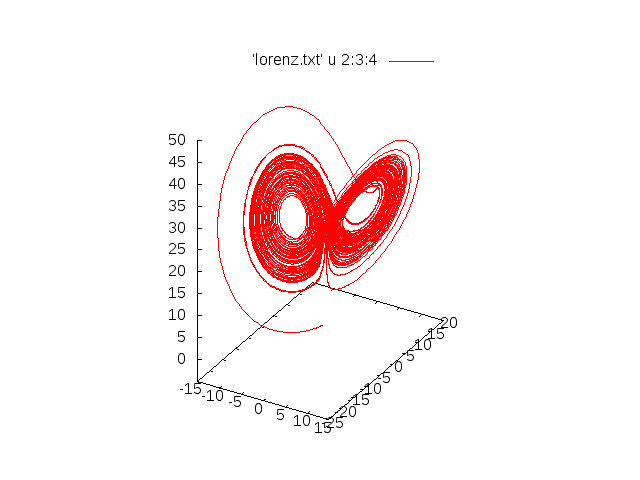

Reproduce this figure in gnuplot.
set term x11 size 700,700
set view equal xyz
set ticslevel 0.1

set term png
set output "lorenz.png"
splot 'lorenz.txt' u 2:3:4 w l
set term x11
set out
splot 'lorenz.txt' u 2:3:4 w l
pause mouse close
exit
